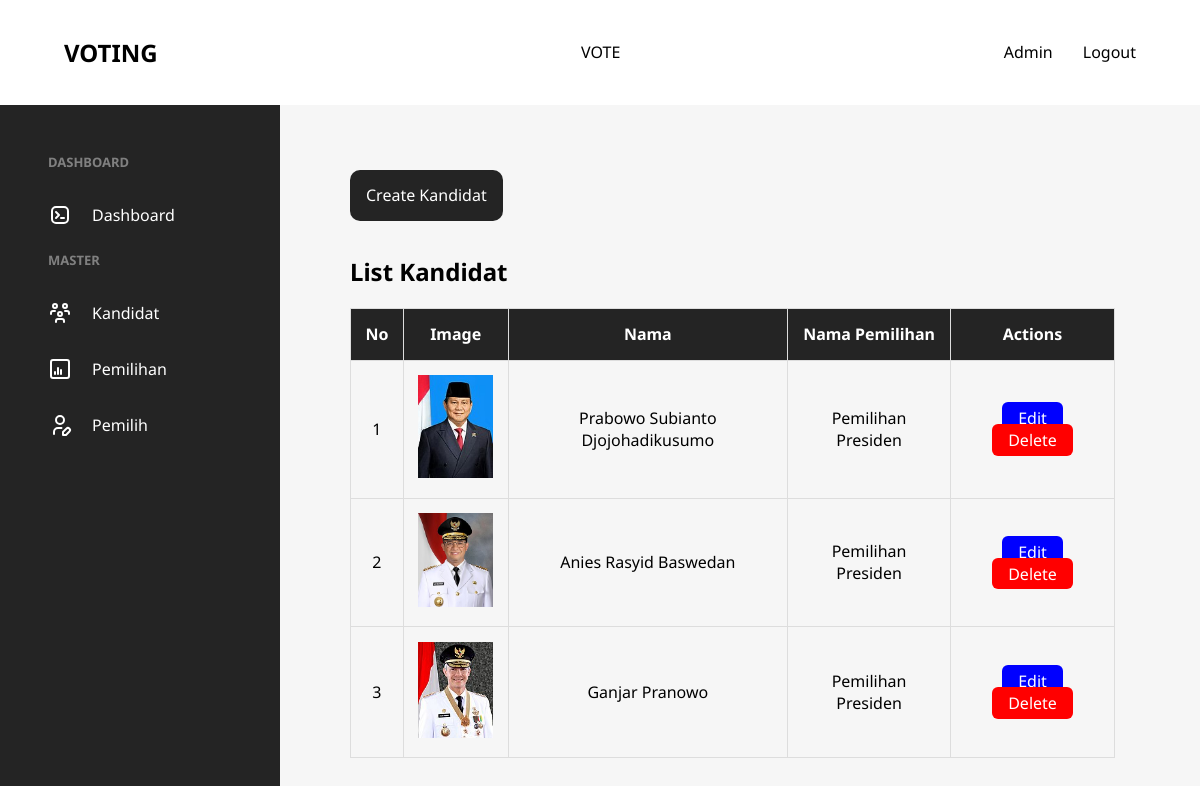
/view/admin/kandidat/index.php (signed in), run on the app's committed database.
### tables this page shows
CREATE TABLE `kandidat` (
  `id` int(11) NOT NULL,
  `nama` varchar(100) NOT NULL,
  `id_pemilihan` int(11) NOT NULL,
  `deskripsi` text NOT NULL,
  `image` varchar(255) NOT NULL,
  `voting_count` varchar(100) NOT NULL
);

CREATE TABLE `pemilihan` (
  `id` int(11) NOT NULL,
  `nama` varchar(100) NOT NULL,
  `status` enum('tidak_berlangsung','berlangsung','selesai') NOT NULL,
  `tanggal_pemilihan` date NOT NULL
);

### view/admin/kandidat/index.php (the view, shortened to what this page needs)
<?php
require_once("../../../config/database.php");
$stmt = $pdo->query("SELECT kandidat.id AS id_kandidat,kandidat.nama AS nama_kandidat, kandidat.image AS kandidat_image,pemilihan.nama AS nama_pemilihan,pemilihan.id AS id_pemilihan FROM kandidat JOIN pemilihan WHERE kandidat.id_pemilihan = pemilihan.id");
$pemilihan = $stmt->fetchAll(PDO::FETCH_ASSOC);
$no = 1;
?>
<?php
require_once("../../inc/header.php");
require_once("../../inc/admin_sidebar.php");
?>
<main class="admin table-section">
    <div class="table-header">
        <a href="create.php">Create Kandidat</a>
    </div>
    <h2>List Kandidat</h2>
    <table>
        <tr>
            <th>No</th>
            <th>Image</th>
            <th>Nama</th>
            <th>Nama Pemilihan</th>
            <th>Actions</th>
        </tr>
        <?php foreach ($pemilihan as $row) : ?>
            <tr>
                <td><?= $no++ ?></td>
                <td><img src="<?= $row['kandidat_image'] ?>" alt="" width="75"></td>
                <td><?= $row['nama_kandidat'] ?></td>
                <td>
                    <?= $row['nama_pemilihan'] ?>
                </td>
                <td class="actions">
                    <a href="edit.php?id=<?= $row['id_kandidat'] ?>">Edit</a>
                    <a href="delete.php?id=<?= $row['id_kandidat'] ?>" onclick="return confirm('Are You Sure?')">Delete</a>
                </td>
            </tr>
        <?php endforeach; ?>
    </table>
</main>
<?php
require_once("../../inc/footer.php");
?>

### data on the page
kandidat: image (picture), nama "Prabowo Subianto Djojohadikusumo", id_pemilihan.nama "Pemilihan Presiden"
kandidat: image (picture), nama "Anies Rasyid Baswedan", id_pemilihan.nama "Pemilihan Presiden"
kandidat: image (picture), nama "Ganjar Pranowo", id_pemilihan.nama "Pemilihan Presiden"
